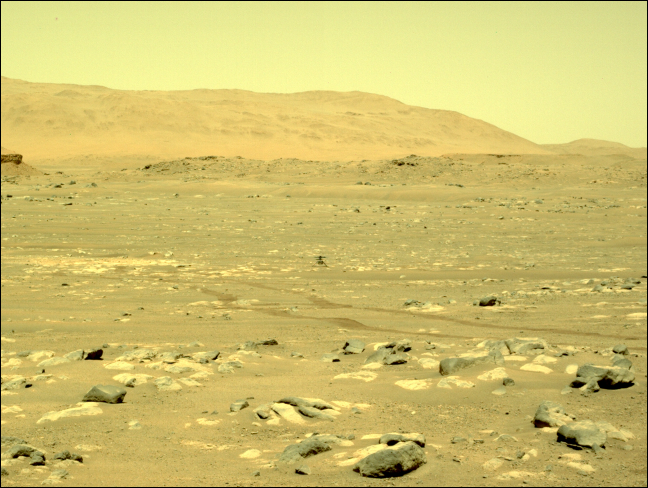
#> input picture perserverance/scripts/lefrncam_57.png, 1296 x 976 px (shown at 1/2 size)
$ python disparityCalib.py
#> lines starting #> are read from the running program, lines starting #| are printed output that depends on the picture
'''GUI for disparity Calibration
'''
import numpy as np
import cv2


# Reading the mapping values for stereo image rectification

def nothing(x):
    pass

cv2.namedWindow('disp',cv2.WINDOW_NORMAL)
cv2.resizeWindow('disp',600,600)

cv2.createTrackbar('numDisparities','disp',1,17,nothing)
cv2.createTrackbar('blockSize','disp',5,50,nothing)
cv2.createTrackbar('preFilterType','disp',1,1,nothing)
cv2.createTrackbar('preFilterSize','disp',2,25,nothing)
cv2.createTrackbar('preFilterCap','disp',5,62,nothing)
cv2.createTrackbar('textureThreshold','disp',10,100,nothing)
cv2.createTrackbar('uniquenessRatio','disp',15,100,nothing)
cv2.createTrackbar('speckleRange','disp',0,100,nothing)
cv2.createTrackbar('speckleWindowSize','disp',3,25,nothing)
cv2.createTrackbar('disp12MaxDiff','disp',5,25,nothing)
cv2.createTrackbar('minDisparity','disp',5,25,nothing)

# Creating an object of StereoBM algorithm
stereo = cv2.StereoBM_create()

# Capturing and storing left and right camera images
imgL= cv2.imread('lefrncam_57.png')
#> imgL is the input picture: shape (976, 1296, 3); mean B, G, R 109.2, 191.1, 206.1
#imgL = cv2.resize(imgL, (1200, 1200))
imgR= cv2.imread('rightrncam_57.png')
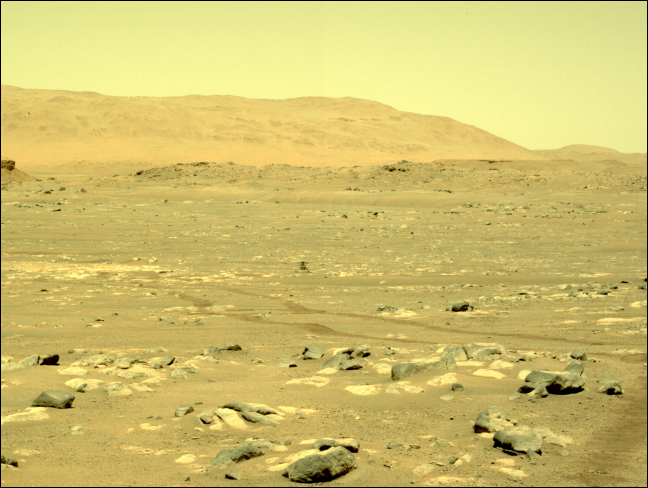
#> input picture perserverance/scripts/rightrncam_57.png, 1296 x 976 px (shown at 1/2 size)
#> imgR is the input picture: shape (976, 1296, 3); mean B, G, R 108.6, 190.6, 206.7

imgL_g = cv2.cvtColor(imgL, cv2.COLOR_BGR2GRAY)
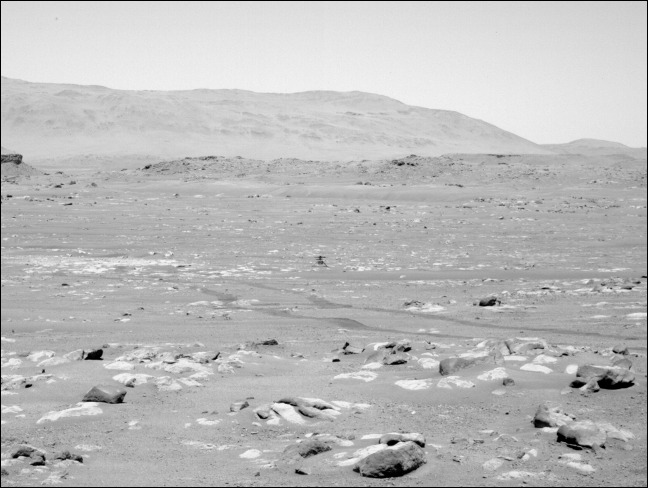
#> imgL_g: shape (976, 1296) (shown at 1/2 size); min 0, max 246, mean 186.3

imgR_g = cv2.cvtColor(imgR, cv2.COLOR_BGR2GRAY)
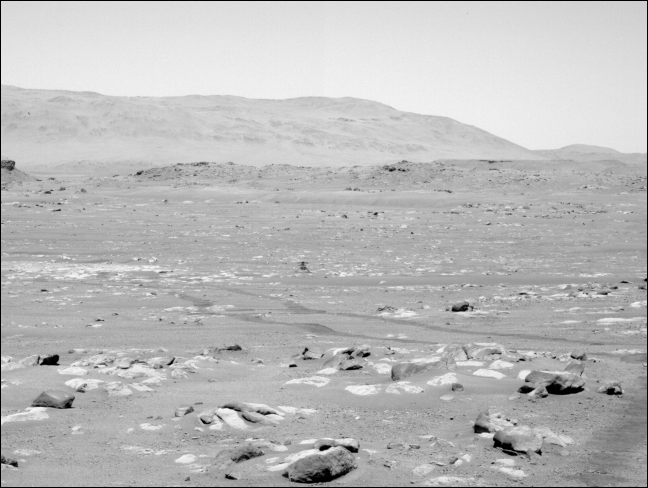
#> imgR_g: shape (976, 1296) (shown at 1/2 size); min 0, max 247, mean 186.1
while True:

    # Updating the parameters based on the trackbar positions
    numDisparities = cv2.getTrackbarPos('numDisparities','disp')*16
    blockSize = cv2.getTrackbarPos('blockSize','disp')*2 + 5
    preFilterType = cv2.getTrackbarPos('preFilterType','disp')
    preFilterSize = cv2.getTrackbarPos('preFilterSize','disp')*2 + 5
    preFilterCap = cv2.getTrackbarPos('preFilterCap','disp')
    textureThreshold = cv2.getTrackbarPos('textureThreshold','disp')
    uniquenessRatio = cv2.getTrackbarPos('uniquenessRatio','disp')
    speckleRange = cv2.getTrackbarPos('speckleRange','disp')
    speckleWindowSize = cv2.getTrackbarPos('speckleWindowSize','disp')*2
    disp12MaxDiff = cv2.getTrackbarPos('disp12MaxDiff','disp')
    minDisparity = cv2.getTrackbarPos('minDisparity','disp')

    # Setting the updated parameters before computing disparity map
    stereo.setNumDisparities(numDisparities)
    stereo.setBlockSize(blockSize)
    stereo.setPreFilterType(preFilterType)
    stereo.setPreFilterSize(preFilterSize)
    stereo.setPreFilterCap(preFilterCap)
    stereo.setTextureThreshold(textureThreshold)
    stereo.setUniquenessRatio(uniquenessRatio)
    stereo.setSpeckleRange(speckleRange)
    stereo.setSpeckleWindowSize(speckleWindowSize)
    stereo.setDisp12MaxDiff(disp12MaxDiff)
    stereo.setMinDisparity(minDisparity)

    # Calculating disparity using the StereoBM algorithm
    disparity = stereo.compute(imgL_g, imgR_g)
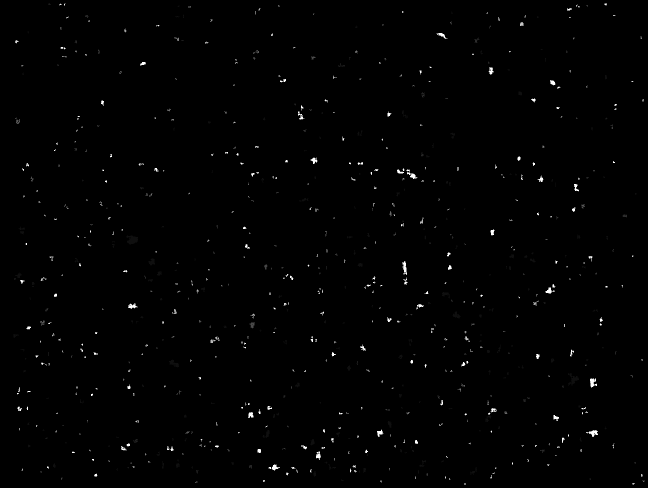
#> disparity: shape (976, 1296) int16 (shown at 1/2 size); min 64, max 320, mean 65.6; drawn with min black and max white
    # Code returns a 16bit signed single channel image,
    # CV_16S containing a disparity map scaled by 16. Hence it
    # is essential to convert it to CV_32F and scale it down 16 times.

    # Converting to float32
    disparity = disparity.astype(np.float32)

    # Scaling down the disparity values and normalizing them
    disparity = (disparity/16.0 - minDisparity)/numDisparities

    # Displaying the disparity map
    cv2.imshow("disp",disparity)

# Close window using esc key
    if cv2.waitKey(1) == 27:
#> (key Esc is pressed here)
        break
